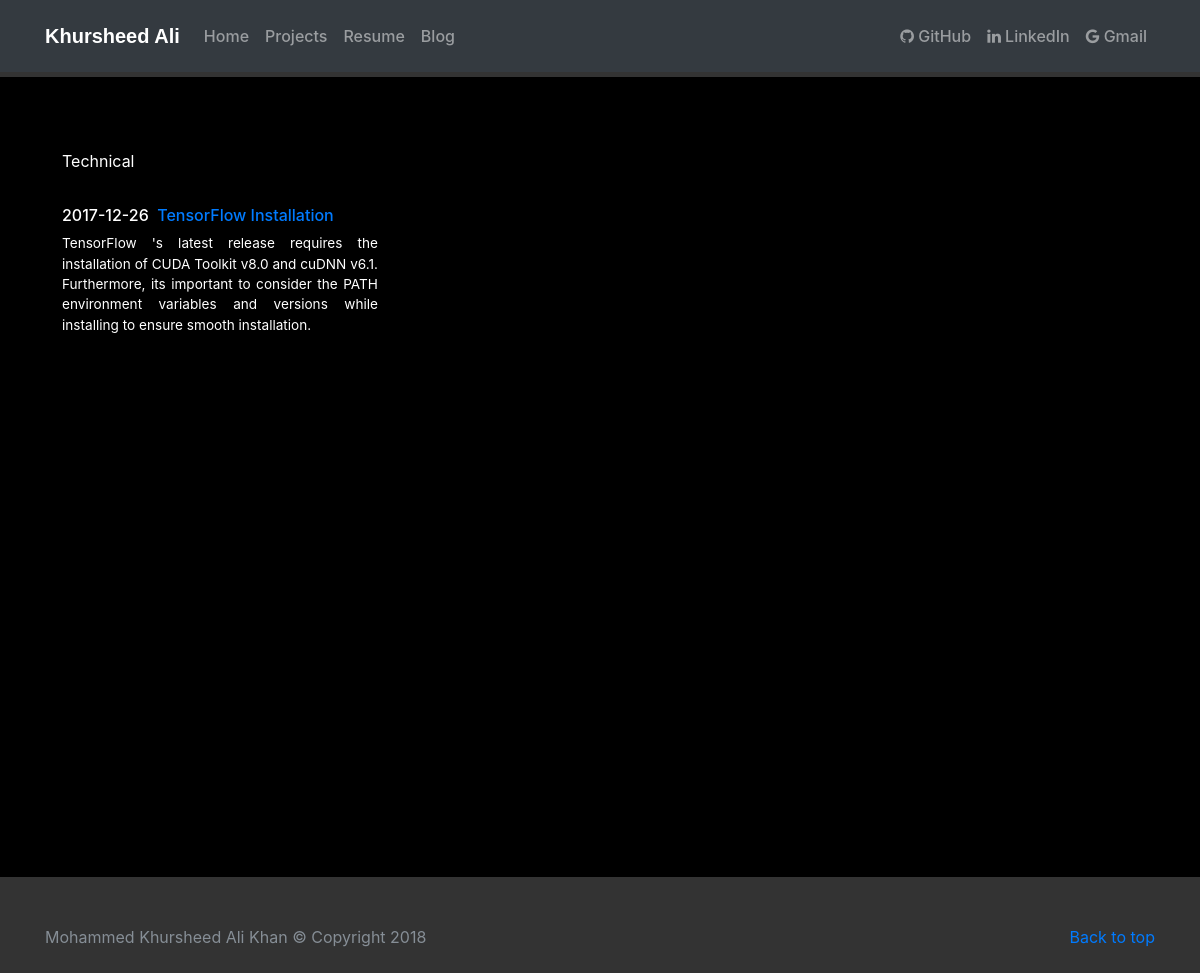
/blog/, run on an earlier commit of the app's database.
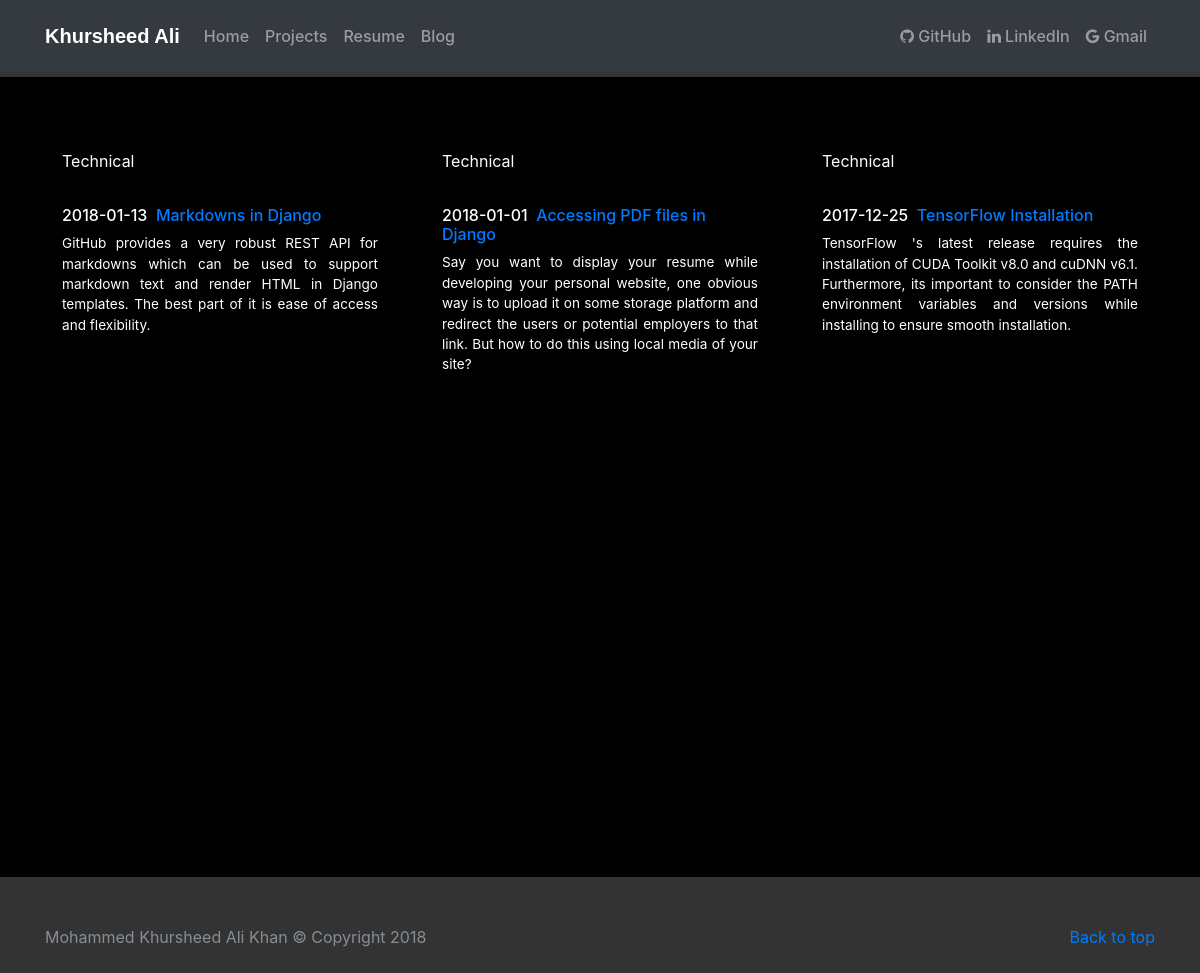
And on a later commit of the database.
### blog/models.py (models this page shows, shortened)
class Post(models.Model):
    category = models.CharField(max_length = 50)
    title = models.CharField(max_length = 100)
    overview = models.TextField()
    body = MarkdownField()
    date = models.DateTimeField()

### blog/templates/blog/blog.html
{% extends "personal/header.html" %}
{% block content %}
    <main role="main">
                  <div class="album text-muted">
                    <div class="container">
                      <div class="row">
                            {% for post in object_list %}
                            <div class="card">
                              <div class="card-header">
                                {{post.category}}
                              </div>
                              <div class="card-body">
                                  <h6>{{post.date|date:"Y-m-d"}}<a href = "/blog/{{post.id}}">&nbsp;&nbsp;{{post.title}}</a></h6>
                                  <p class="card-text text-justify">{{ post.overview }}</p>
                              </div>
                            </div>
                            {% endfor %}
                      </div>
                    </div>
                  </div>
                </main>
{% endblock %}

### personal/templates/personal/header.html (shortened to what this page needs)
<!doctype html>
<html lang="en">
  <head>
    <link rel="stylesheet" href="https://cdnjs.cloudflare.com/ajax/libs/font-awesome/4.7.0/css/font-awesome.min.css">
    {% load staticfiles %}
    <link href="{% static 'personal/css/bootstrap.min.css' %}" rel="stylesheet">
    <link href="{% static 'personal/css/album.css' %}" rel="stylesheet">
  </head>
  <body>
    <header>
    <nav class="navbar navbar-expand-lg navbar-dark bg-dark">
        <div class="container">
          <a class="navbar-brand">Khursheed Ali</a>
          <div class="collapse navbar-collapse" id="navbarsExample07">
            <ul class="navbar-nav mr-auto">
              <li class="nav-item">
                <a class="nav-link" href="/">Home</a>
              </li>
              <li class="nav-item">
                <a class="nav-link" href="/projects/">Projects</a>
              </li>
              <li class="nav-item">
                  <a class="nav-link" href="/resume/" target="_blank" >Resume</a>
                </li>
              <li class="nav-item">
                <a class="nav-link" href="/blog/">Blog</a>
              </li>
              </ul>
              <ul class="navbar-nav ml-auto">
                <li class="nav-item">
                  <a class="nav-link" href="https://github.com/khursheedali38"><i class = "fa fa-github"></i> GitHub</a>
                </li>
                <li class="nav-item">
                    <a class="nav-link" href="www.linkedin.com/in/khursheed-ali-a24b18134"><i class = "fa fa-linkedin"></i> LinkedIn</a>
                  </li>
                  <li class="nav-item">
                      <a class="nav-link" href="mailto:khursheedali38@gmail.com"><i class="fa fa-google"></i> Gmail</a>
                    </li>
                </ul>
          </div>
        </div>
      </nav>
    </header>
    {% block content %}
    {% endblock %}
    <footer class="text-muted">
      <div class="container">
        <p class="float-right">
          <a href="#">Back to top</a>
        </p>
        <p class="float-left">Mohammed Khursheed Ali Khan &copy; Copyright 2018</p>
      </div>
    </footer>
    {% load staticfiles %}
  </body>
</html>

### personal/static/personal/css/album.css (style rules this page uses)
html, body { height: 100%; background-color: #333; }
body { color: #fff; }
.navbar { margin-bottom: 5px; }
.album { min-height: 50rem; padding-top: 3rem; padding-bottom: 3rem; background-color: #000; }
.card { float: left; width: 33.333%; padding: .75rem; margin-bottom: 2rem; border: 0; background-color: #000; color:#fff; }
.card-text { font-size: 85%; }
footer { padding-top: 3rem; padding-bottom: 3rem; }
footer p { margin-bottom: .25rem; }
@media (min-width: 48em) { html { font-size: 16px; } }
.nav-link { position: relative; padding: 1rem; font-weight: 500; color: #cdddeb; }
.navbar-brand { font-weight: 700; font-family: Verdana, Geneva, Tahoma, sans-serif; }

What changed in the data, as far as the page shows it:
added Post: category "Technical", date "2018-01-13", title "Markdowns in Django", overview "GitHub provides a very robust REST API for markdowns which can be used to support markdown text and render HTML in Django templates. The best part of it is ease of access and flexibility."
added Post: category "Technical", date "2018-01-01", title "Accessing PDF files in Django", overview "Say you want to display your resume while developing your personal website, one obvious way is to upload it on some storage platform and redirect the users or potential employers to that link. But how to do this using local media of your site?"
changed Post "TensorFlow Installation": date "2017-12-26" → "2017-12-25"
